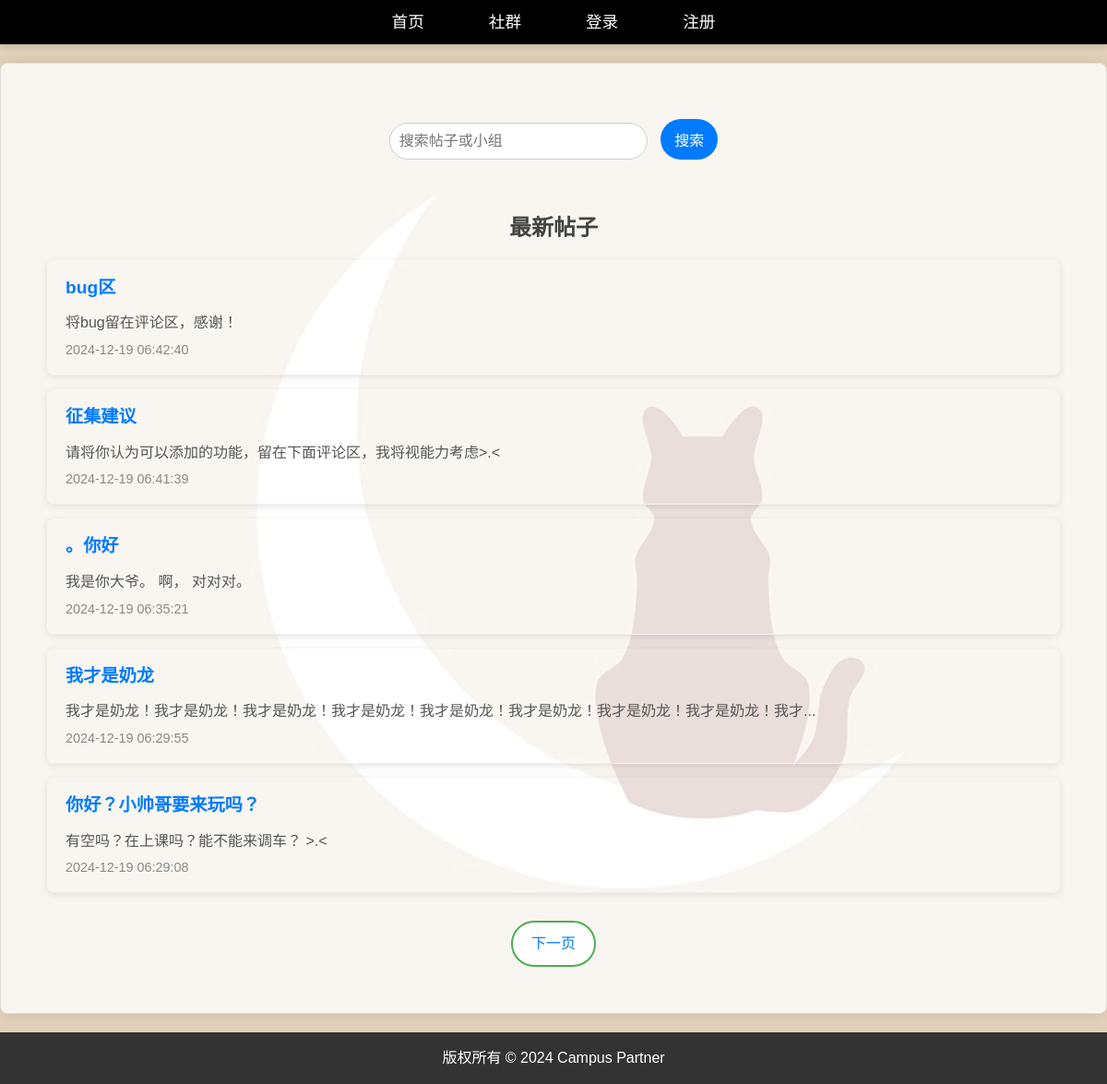
Before: / with the older database file.
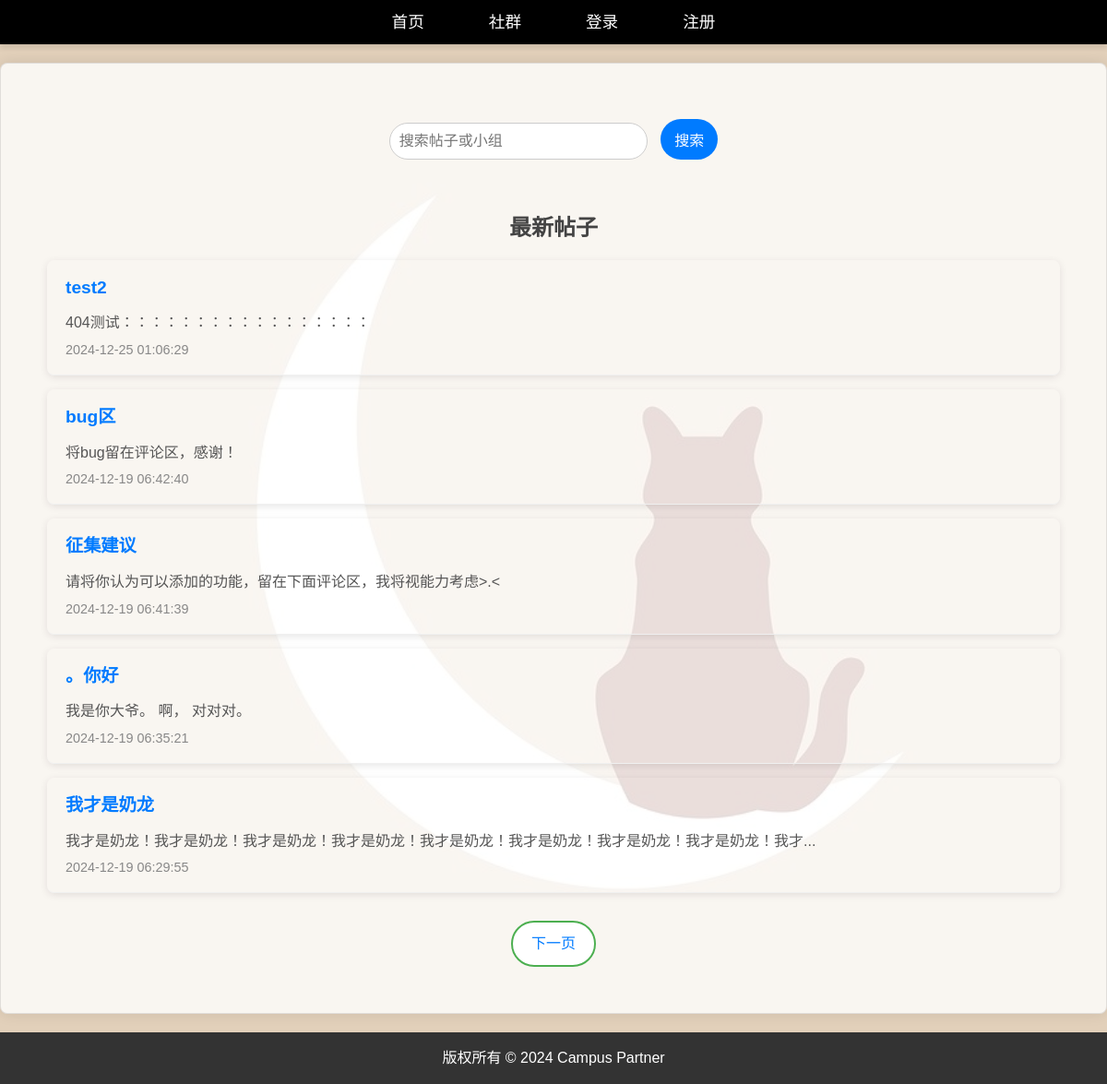
After: the same page with the newer database file.
### models.py (models this page shows)
class Post(db.Model):
    id = db.Column(db.Integer,primary_key=True)
    title = db.Column(db.String(100),nullable=False)
    content = db.Column(db.Text,nullable=False)
    user_id = db.Column(db.Integer,db.ForeignKey('user.id'),nullable=False)
    group_id = db.Column(db.Integer,db.ForeignKey('group.id'),nullable=False)
    date_created = db.Column(db.DateTime,default=func.now())
    comments = db.relationship('Comment',backref='post',lazy=True)
    likes = db.relationship('Like',backref='post',lazy=True)

### app.py (the view)
@app.route('/',methods=['GET','POST'])
def home():
    search_query = request.args.get('search','')
    page = request.args.get('page',1,type=int)
    if search_query:
        posts = Post.query.filter(Post.title.ilike(f"%{search_query}%")).order_by(Post.date_created.desc()).paginate(page=page,per_page=5)
        groups = Group.query.filter(Group.name.ilike(f"%{search_query}%")).paginate(page=page,per_page=5)
    else:
        posts = Post.query.order_by(Post.date_created.desc()).paginate(page=page,per_page=5)
        groups = Group.query.order_by(Group.date_created.desc()).paginate(page=page,per_page=5)
    return render_template('home.html',posts=posts,groups=groups,search_query=search_query)

### templates/home.html (shortened to what the changed rows need)
{% extends "base.html" %}
{% block styles %}
    <link rel="stylesheet" href="{{ url_for('static', filename='css/home.css') }}">
{% endblock %}
{% block content %}
    <section class="home-search-results">
        {% if search_query %}
            <h2 class="home-search-results-title">搜索结果</h2>
            <p class="home-search-results-count">共找到 {{ groups.total + posts.total }} 个结果</p>
            {% if groups.items %}
            <p class="home-search-results-group-count">相关小组</p>
            <div class="home-results-group">
                <ul class="home-results-list">
                    {% for group in groups %}
                        <div class="group-card">
                            <h3 class="group-name">{{ group.name }}</h3>
                            <p class="group-description">{{ group.description }}</p>
                            <p class="group-admin"><strong>管理员：</strong>{{ group.admin.username }}</p>
                            <a href="{{ url_for('group_detail', group_id=group.id) }}" class="btn-view-group">查看小组</a>
                        </div>
                    {% endfor %}
                </ul>
                <div class="home-pagination">
                    {% if groups.has_prev %}
                        <a href="{{ url_for('home', search=search_query, page=groups.prev_num) }}" class="home-pagination-link">上一页</a>
                    {% endif %}
                    {% if groups.has_next %}
                        <a href="{{ url_for('home', search=search_query, page=groups.next_num) }}" class="home-pagination-link">下一页</a>
                    {% endif %}
                </div>
            </div>
            {% endif %}
            {% if posts.items %}
            <p class="home-search-results-post-count">相关帖子</p>
            <div class="home-results-post">
                <ul class="home-post-list">
                    {% for post in posts %}
                        <li class="home-post-item">
                            <a href="{{ url_for('post_detail', post_id=post.id, group_id=post.group.id) }}" class="home-post-title">{{ post.title }}</a>
                            <p class="home-post-content">{{ post.content[:50] }}{% if post.content|length > 50 %}...{% endif %}</p>
                            <p class="home-post-date">{{ post.date_created.strftime('%Y-%m-%d %H:%M:%S') }}</p>
                        </li>
                    {% endfor %}
                </ul>
                <div class="home-pagination">
                    {% if posts.has_prev %}
                        <a href="{{ url_for('home', search=search_query, page=posts.prev_num) }}" class="home-pagination-link">上一页</a>
                    {% endif %}
                    {% if posts.has_next %}
                        <a href="{{ url_for('home', search=search_query, page=posts.next_num) }}" class="home-pagination-link">下一页</a>
                    {% endif %}
                </div>
            </div>
            {% endif %}
        {% else %}
            <h2 class="home-no-search-title">最新帖子</h2>
            <div class="home-default-posts">
                <ul class="home-post-list">
                    {% for post in posts %}
                        <li class="home-post-item">
                            <a href="{{ url_for('post_detail', post_id=post.id, group_id=post.group.id) }}" class="home-post-title">{{ post.title }}</a>
                            <p class="home-post-content">{{ post.content[:50] }}{% if post.content|length > 50 %}...{% endif %}</p>
                            <p class="home-post-date">{{ post.date_created.strftime('%Y-%m-%d %H:%M:%S') }}</p>
                        </li>
                    {% endfor %}
                </ul>
            </div>
        {% endif %}
    </section>
{% endblock %}

Changed rows visible on the page:
no longer on this page (row unchanged): Post: title "你好？小帅哥要来玩吗？", content "有空吗？在上课吗？能不能来调车？ >.<", date_created "2024-12-19 06:29:08"
added Post: title "test2", content "404测试：：：：：：：：：：：：：：：：：", date_created "2024-12-25 01:06:29"
